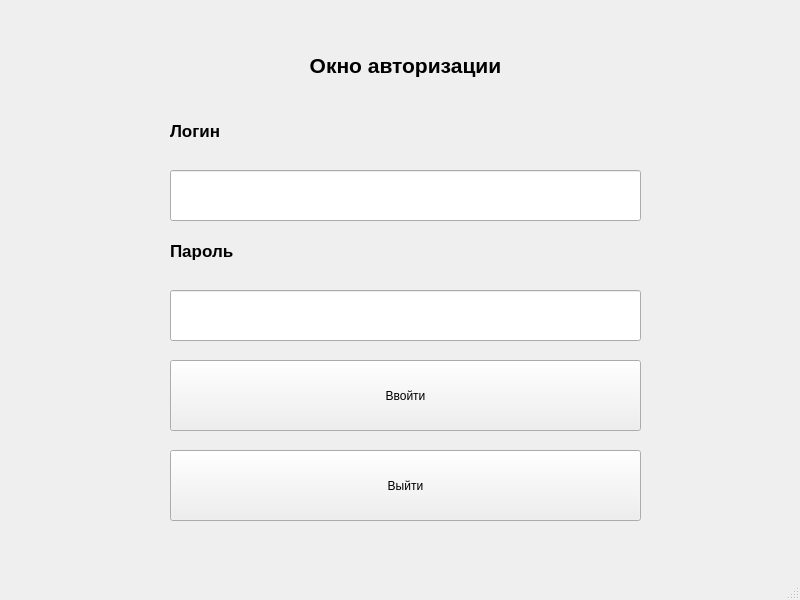
<?xml version="1.0" encoding="UTF-8"?>
<ui version="4.0">
 <class>MainWindow</class>
 <widget class="QMainWindow" name="MainWindow">
  <property name="geometry">
   <rect>
    <x>0</x>
    <y>0</y>
    <width>800</width>
    <height>600</height>
   </rect>
  </property>
  <property name="windowTitle">
   <string>MainWindow</string>
  </property>
  <widget class="QWidget" name="centralwidget">
   <widget class="QPushButton" name="pushButton">
    <property name="geometry">
     <rect>
      <x>170</x>
      <y>360</y>
      <width>471</width>
      <height>71</height>
     </rect>
    </property>
    <property name="text">
     <string>Ввойти</string>
    </property>
   </widget>
   <widget class="QLabel" name="label">
    <property name="geometry">
     <rect>
      <x>170</x>
      <y>30</y>
      <width>471</width>
      <height>71</height>
     </rect>
    </property>
    <property name="font">
     <font>
      <pointsize>16</pointsize>
      <weight>75</weight>
      <bold>true</bold>
     </font>
    </property>
    <property name="text">
     <string>Окно авторизации</string>
    </property>
    <property name="alignment">
     <set>Qt::AlignCenter</set>
    </property>
   </widget>
   <widget class="QLineEdit" name="lineEdit">
    <property name="geometry">
     <rect>
      <x>170</x>
      <y>170</y>
      <width>471</width>
      <height>51</height>
     </rect>
    </property>
   </widget>
   <widget class="QLabel" name="label_2">
    <property name="geometry">
     <rect>
      <x>170</x>
      <y>110</y>
      <width>221</width>
      <height>41</height>
     </rect>
    </property>
    <property name="font">
     <font>
      <pointsize>13</pointsize>
      <weight>75</weight>
      <bold>true</bold>
     </font>
    </property>
    <property name="text">
     <string>Логин</string>
    </property>
    <property name="alignment">
     <set>Qt::AlignLeading|Qt::AlignLeft|Qt::AlignVCenter</set>
    </property>
   </widget>
   <widget class="QLabel" name="label_3">
    <property name="geometry">
     <rect>
      <x>170</x>
      <y>230</y>
      <width>221</width>
      <height>41</height>
     </rect>
    </property>
    <property name="font">
     <font>
      <pointsize>13</pointsize>
      <weight>75</weight>
      <bold>true</bold>
     </font>
    </property>
    <property name="text">
     <string>Пароль</string>
    </property>
    <property name="alignment">
     <set>Qt::AlignLeading|Qt::AlignLeft|Qt::AlignVCenter</set>
    </property>
   </widget>
   <widget class="QPushButton" name="pushButton_2">
    <property name="geometry">
     <rect>
      <x>170</x>
      <y>450</y>
      <width>471</width>
      <height>71</height>
     </rect>
    </property>
    <property name="text">
     <string>Выйти</string>
    </property>
   </widget>
   <widget class="QLineEdit" name="lineEdit_2">
    <property name="geometry">
     <rect>
      <x>170</x>
      <y>290</y>
      <width>471</width>
      <height>51</height>
     </rect>
    </property>
    <property name="text">
     <string/>
    </property>
   </widget>
  </widget>
  <widget class="QMenuBar" name="menubar">
   <property name="geometry">
    <rect>
     <x>0</x>
     <y>0</y>
     <width>800</width>
     <height>22</height>
    </rect>
   </property>
  </widget>
  <widget class="QStatusBar" name="statusbar"/>
 </widget>
 <resources/>
 <connections/>
</ui>
